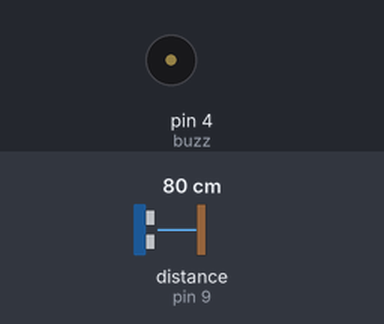
Simulated run of this sketch. Board: Arduino Uno, built with avr-gcc and run on an emulated ATmega328P. Parts: buzzer (waves = sounding). Wiring (inferred from the names in the program): ultrasonic range finder: trigger pin 10; echo pin 9. The inputs (shaded band) are chosen by the test bench; at power-on: distance to the obstacle (sensor on pin 9) 80 cm. The echo pulse lasts 58.3 µs per cm.

Above: at 1.2 s.
1.3 s: distance to the obstacle (sensor on pin 9) set to 8 cm
2.8 s: distance to the obstacle (sensor on pin 9) set to 5 cm
At 5.7 s:
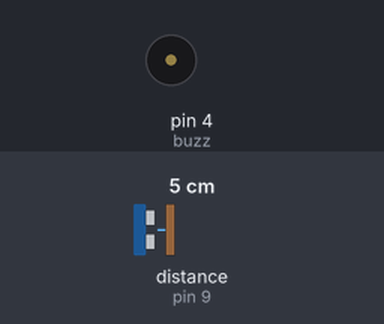
5.8 s: distance to the obstacle (sensor on pin 9) set to 9 cm
At 6.3 s:
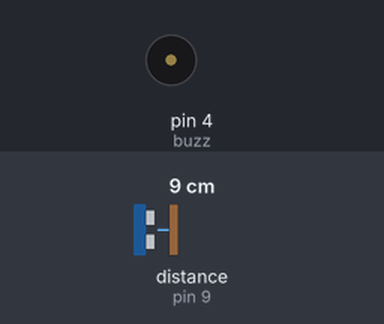
7.3 s: distance to the obstacle (sensor on pin 9) set to 2 cm
At 7.4 s:
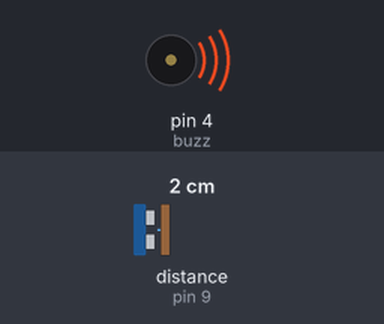
Timing chart, 0 to 11.3 s (numbered marks = the images above; inputs shaded):
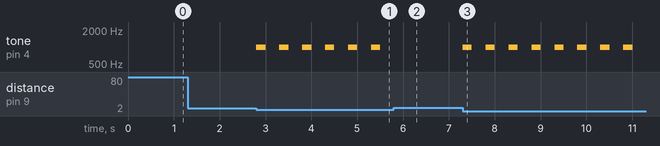

The sketch:

bodacious_trug1.ino
```cpp
const int trigPin = 10;
const int echoPin = 9;
int buzz = 4;

long duration;
int distance;

void setup()
{


pinMode(trigPin, OUTPUT);
pinMode(echoPin, INPUT);

Serial.begin(9600);
pinMode(buzz, OUTPUT);
}

void loop()
{
digitalWrite(trigPin, LOW);
delayMicroseconds(2);
digitalWrite(trigPin, HIGH);
delayMicroseconds(10);
digitalWrite(trigPin, LOW);
duration = pulseIn(echoPin, HIGH);

distance= duration*0.034/2;
if(distance <= 5)
{


    tone(buzz, 1000);
    delay(100);
    tone(buzz, 1000);
    delay(100);
    noTone(buzz);
    delay(300);


}


}
```

Measured:
- the behaviour switches between 7 and 6 cm on distance to the obstacle (sensor on pin 9) (found by bisection; images 0 and 1)
- after the input at 1.3 s, every drawn part: stays the same
- after the input at 2.8 s, tone on pin 4 (buzz): alternates 1000 Hz for 0.20 s and silent for 0.30 s, starting at once
- after the input at 5.8 s, tone on pin 4 (buzz): stops changing and stays silent
- after the input at 7.3 s, tone on pin 4 (buzz): alternates 1000 Hz for 0.20 s and silent for 0.30 s, starting at once
